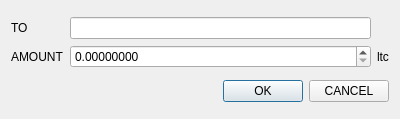
<?xml version="1.0" encoding="UTF-8"?>
<ui version="4.0">
 <class>sendlitecoin</class>
 <widget class="QDialog" name="sendlitecoin">
  <property name="geometry">
   <rect>
    <x>0</x>
    <y>0</y>
    <width>400</width>
    <height>119</height>
   </rect>
  </property>
  <property name="windowTitle">
   <string>Send Litecoin</string>
  </property>
  <layout class="QGridLayout" name="gridLayout_3">
   <item row="0" column="0">
    <layout class="QGridLayout" name="gridLayout_2">
     <item row="0" column="0">
      <widget class="QLabel" name="label">
       <property name="text">
        <string>TO</string>
       </property>
      </widget>
     </item>
     <item row="1" column="0">
      <widget class="QLabel" name="label_2">
       <property name="text">
        <string>AMOUNT</string>
       </property>
      </widget>
     </item>
     <item row="0" column="1">
      <widget class="QLineEdit" name="lineEdit"/>
     </item>
     <item row="1" column="2">
      <widget class="QLabel" name="label_3">
       <property name="text">
        <string>ltc</string>
       </property>
      </widget>
     </item>
     <item row="1" column="1">
      <widget class="QDoubleSpinBox" name="doubleSpinBox">
       <property name="decimals">
        <number>8</number>
       </property>
       <property name="singleStep">
        <double>0.001000000000000</double>
       </property>
      </widget>
     </item>
    </layout>
   </item>
   <item row="1" column="0">
    <layout class="QGridLayout" name="gridLayout">
     <item row="0" column="1">
      <widget class="QPushButton" name="ok_pushButton">
       <property name="text">
        <string>OK</string>
       </property>
      </widget>
     </item>
     <item row="0" column="2">
      <widget class="QPushButton" name="cancel_pushButton">
       <property name="text">
        <string>CANCEL</string>
       </property>
      </widget>
     </item>
     <item row="0" column="0">
      <spacer name="horizontalSpacer">
       <property name="orientation">
        <enum>Qt::Horizontal</enum>
       </property>
       <property name="sizeHint" stdset="0">
        <size>
         <width>40</width>
         <height>20</height>
        </size>
       </property>
      </spacer>
     </item>
    </layout>
   </item>
  </layout>
 </widget>
 <resources/>
 <connections/>
</ui>
